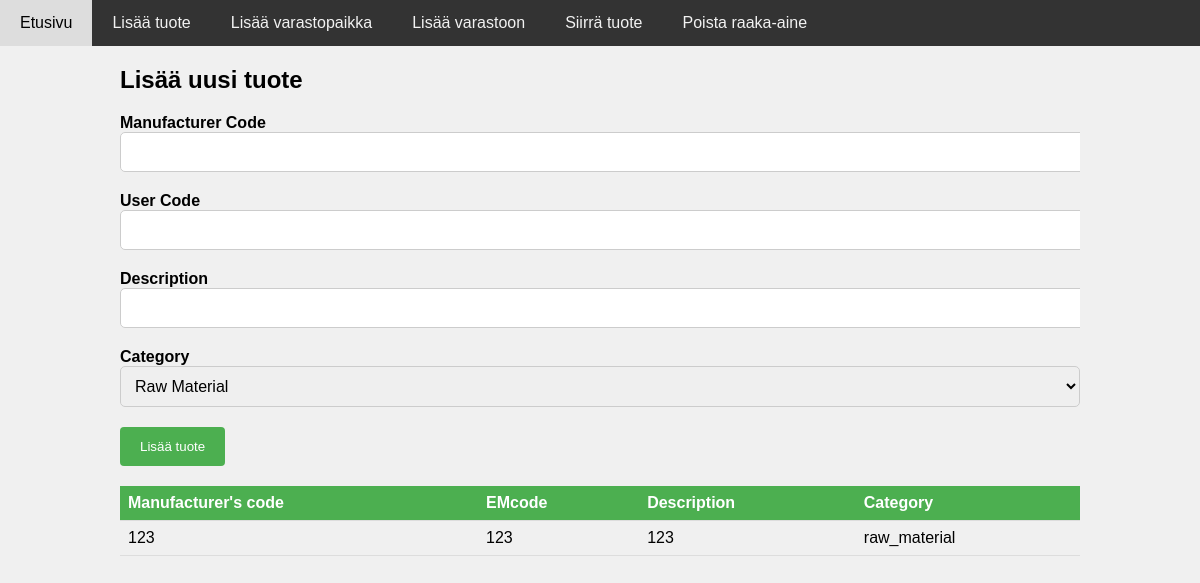
The app's page /add_product, older data.
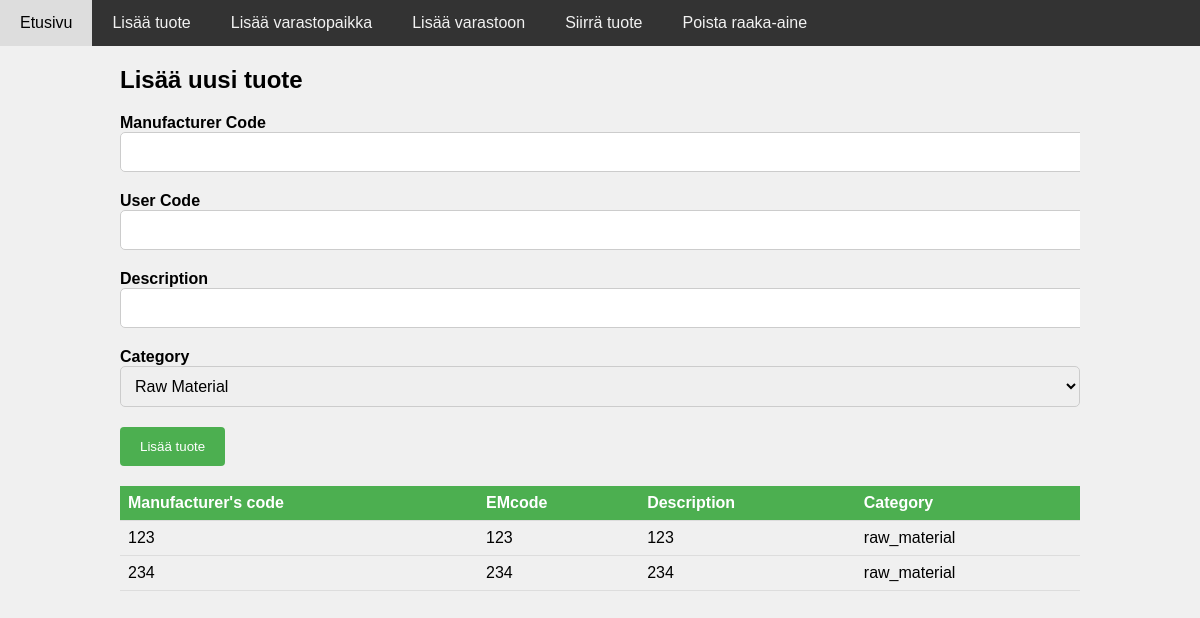
The same page, newer data.
### app/models.py (models this page shows)
class Product(db.Model):
    id = db.Column(db.Integer, primary_key=True)
    description = db.Column(db.String(100), nullable=False, unique=True)
    category = db.Column(db.String(20), nullable=False)
    mancode = db.Column(db.String(50), nullable=True, unique=True)
    usercode = db.Column(db.String(50), nullable=True, unique=True)
    locations = db.relationship('Location', back_populates='product')
    stocks = db.relationship('Stock', back_populates='product')

### app/views.py (the view, shortened to what this page needs)
@main.route('/add_product', methods=['GET', 'POST'])
def add_product():
    products = Product.query.all()
    return render_template('add_product.html', form=Form(), products=products)

### templates/add_product.html (shortened to what this page needs)
{% extends 'base.html' %}
{% block content %}
  <h2>Lisää uusi tuote</h2>
  <form method="POST" action="">
    <div class="form-group">
      {{ form.mancode.label }} {{ form.mancode(class="form-control") }}
    </div>
    <div class="form-group">
      {{ form.usercode.label }} {{ form.usercode(class="form-control") }}
    </div>
    <div class="form-group">
      {{ form.description.label }} {{ form.description(class="form-control") }}
    </div>
    <div class="form-group">
      {{ form.category.label }} {{ form.category(class="form-control") }}
    </div>
    <div class="form-group">
      <input type="submit" value="Lisää tuote" class="btn btn-primary">
    </div>
  </form>
  <table class="table">
    <thead>
      <tr>
        <th>Manufacturer's code</th>
        <th>EMcode</th>
        <th>Description</th>
        <th>Category</th>
      </tr>
    </thead>
    <tbody>
      {% for product in products %}
        <tr>
          <td>{{ product.mancode }}</td>
          <td>{{ product.usercode }}</td>
          <td>{{ product.description }}</td>
          <td>{{ product.category }}</td>
        </tr>
      {% endfor %}
    </tbody>
  </table>
{% endblock %}

Row changes from the older to the newer data that the page shows:
added Product: mancode "234", usercode "234", description "234", category "raw_material"
